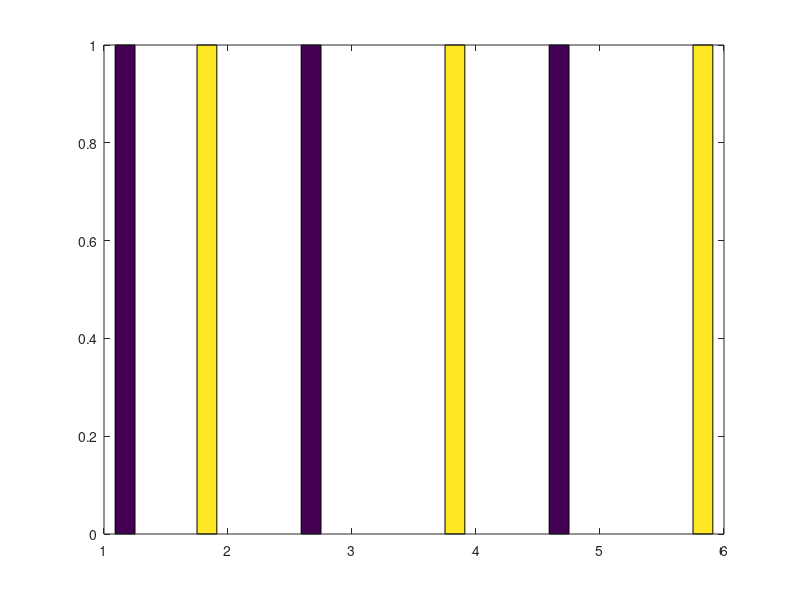

Write the MATLAB code that produced this figure.
% MATRIX EXAMPLE
A = [1 2; 3 4; 5 6]
B = ones(2,3) % creazione di una matrice di valori 1 di dimensione 2 * 3
C = zeros(2, 3) % creazione di una matrice di valori 0 di dimensione 2 * 3
D = rand(2, 3) % creazione di una matrice di valori randomici di dimensione 2 * 3

% DIMENSIONE DATI
size(A)

% VISUALIZZAZIONE DATI
hist(A)

% COMANDI UTILI
% pwd -> visualizzazione della directory in cui ci si trova
% ls -> lista file nella directory in cui ci si trova
% whos -> lista variabili dichiarate con le relative caratteristiche
